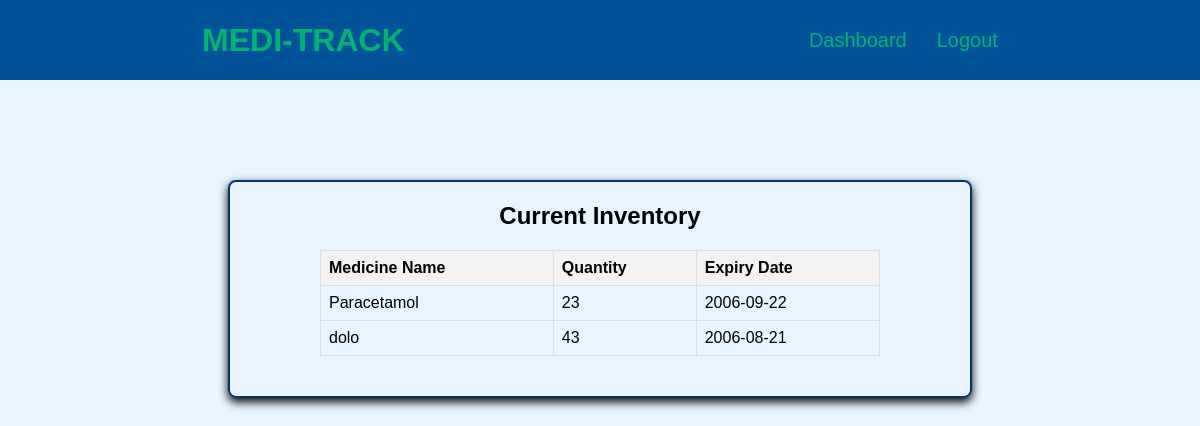
Before: /display_stock (signed in) with the older database file.
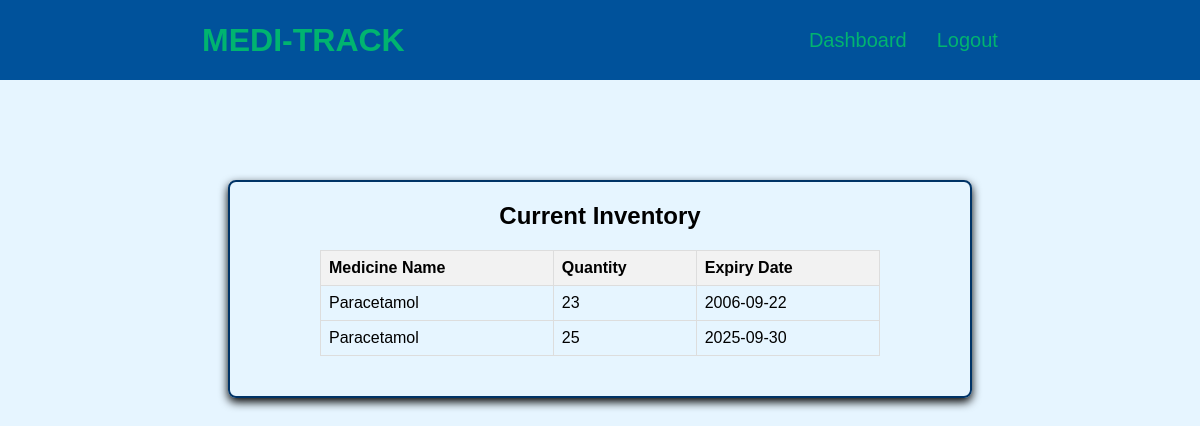
After: the same page with the newer database file.
### app.py (models this page shows)
class Medicine(db.Model):
    id = db.Column(db.Integer, primary_key=True)
    name = db.Column(db.String(200), nullable=False)
    quantity = db.Column(db.Integer, nullable=False)
    expiry_date = db.Column(db.String(50), nullable=False)
    owner_id = db.Column(db.Integer, db.ForeignKey('owner.id'), nullable=False)
    owner = db.relationship('Owner', backref=db.backref('medicines', lazy=True))

### app.py (the view)
@app.route('/display_stock')
def display_stock():
    if 'user_id' not in session:
        return redirect(url_for('login'))
    medicines = Medicine.query.filter_by(owner_id=session['user_id']).all()
    return render_template('display_stock.html', medicines=medicines)

### templates/display_stock.html (shortened to what this page needs)
<!DOCTYPE html>
<html lang="en">
<head>
    <link rel="stylesheet" href="{{ url_for('static', filename='style.css') }}">
</head>
<body>
    <header>
        <nav>
            <div class="left">MEDI-TRACK</div>
            <div class="right">
                <ul>
                    <li><a href="{{ url_for('dashboard') }}">Dashboard</a></li>
                    <li><a href="{{ url_for('logout') }}">Logout</a></li>
                </ul>
            </div>
        </nav>
    </header>
    <main>
        <div class="form-container">
            <h2>Current Inventory</h2>
            <table class="inventory-table">
                <thead>
                    <tr>
                        <th>Medicine Name</th>
                        <th>Quantity</th>
                        <th>Expiry Date</th>
                    </tr>
                </thead>
                <tbody>
                    {% for medicine in medicines %}
                    <tr>
                        <td>{{ medicine.name }}</td>
                        <td>{{ medicine.quantity }}</td>
                        <td>{{ medicine.expiry_date }}</td>
                    </tr>
                    {% endfor %}
                </tbody>
            </table>
        </div>
    </main>
</body>
</html>

### static/style.css (style rules this page uses)
* { margin: 0px; padding: 0px; }
body { background-color: #e6f5ff; font-family: 'Poppins', sans-serif; }
nav { display: flex; justify-content: space-around; align-items: center; height: 80px; background-color: #00529B; }
nav ul { display: flex; justify-content: center; gap: 30px; transition: color 0.3s ease; }
nav ul li { list-style: none; }
nav ul a { text-decoration: none; color: #00B470; transition: color 0.3s ease; font-size: 1.25rem; font-weight: 100 }
.left { color: #00B470; font-size: 2rem; font-weight: 600; }
.form-container { display: flex; justify-content: center; align-items: center; border: 2px solid #003366; padding: 20px; max-width: 700px; margin: auto; border-radius: 8px; flex-direction: column; margin-top: 100px; box-shadow: 0 4px 10px; }

### templates/display_stock.html (style rules this page uses)
.inventory-table { width: 80%; margin: 20px auto; border-collapse: collapse; }
.inventory-table th, .inventory-table td { border: 1px solid #ddd; padding: 8px; text-align: left; }
.inventory-table th { background-color: #f2f2f2; }

Changed rows visible on the page:
removed Medicine: name "dolo", quantity "43", expiry_date "2006-08-21"
added Medicine: name "Paracetamol", quantity "25", expiry_date "2025-09-30"
